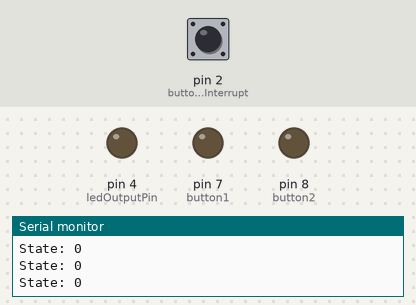
The sketch below on a simulated Arduino Uno, built with avr-gcc and run on an emulated ATmega328P. Parts: output pins drawn as LEDs (lit = HIGH), the last lines printed to the serial monitor. Inputs (shaded band) come from the test bench; at power-on: pin 2 (buttonPinInterrupt) LOW.

Above: at 1.2 s.
1.3 s: pin 2 (buttonPinInterrupt) pulled HIGH for 0.15 s
At 1.7 s:
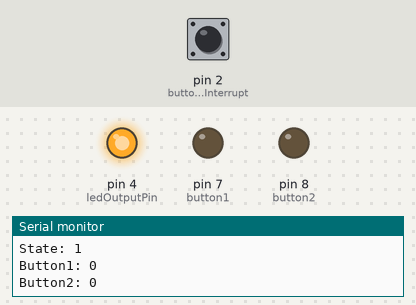
3.3 s: pin 2 (buttonPinInterrupt) pulled HIGH for 1 s
At 5.7 s:
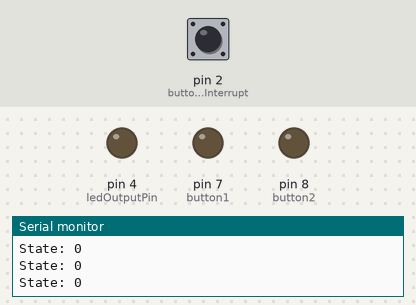
Timing chart, 0 to 7.2 s (numbered marks = the images above; inputs shaded):
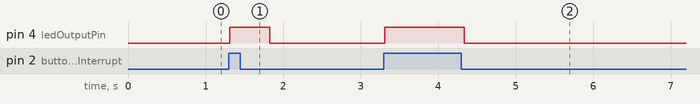

The sketch:

Button_Interrupts.ino
```cpp
volatile int state = LOW; //state of whether to pause or not
int buttonPinInterrupt = 2;  //pin for the button

int button1 = 7;
int button2 = 8;

int ledOutputPin = 4; //pin to detect output

//prevent debounce
long debounceTime = 200; //debounce time should not exceed this value

void setup()
{
  // put your setup code here, to run once:
  //set led to output
  pinMode(ledOutputPin, OUTPUT);
  pinMode(button1, OUTPUT);
  pinMode(button2, OUTPUT);
  //attaching interrupt to button
  attachInterrupt(digitalPinToInterrupt(buttonPinInterrupt), button_ISR, CHANGE);
  Serial.begin(9600);
}

void loop()
{
  // put your main code here, to run repeatedly:

  //Pause if high, else low
  Serial.print("State: ");
  Serial.println(state);
  if(state == HIGH)
  {
    delay(10);
    digitalWrite(ledOutputPin, HIGH);

    Serial.print("Button1: ");
    Serial.println(digitalRead(button1));
    Serial.print("Button2: ");
    Serial.println(digitalRead(button2));
    delay(500);
  }
  else
  {
    digitalWrite(ledOutputPin, LOW);
  }

}
void button_ISR()
{
  if(state == HIGH)
  {
    state = LOW;
  }
  else
  {
    state = HIGH;
  }
}
```

Measured:
- after the input at 1.3 s, pin 4 (ledOutputPin): LOW → HIGH at once, → LOW 0.52 s later
- after the input at 3.3 s, pin 4 (ledOutputPin): LOW → HIGH at once, → LOW 1.0 s later
